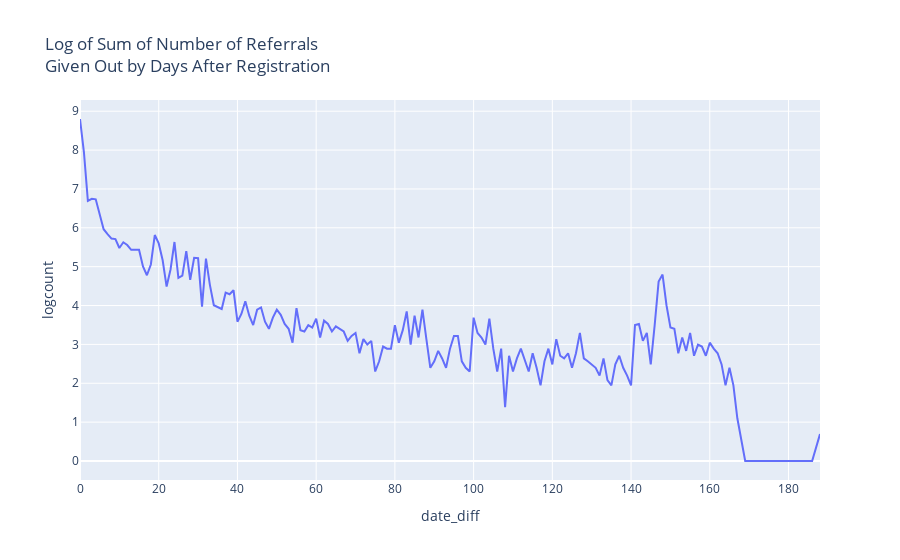

The notebook cell this image was saved under:
### Code cell
fig_sum_ref = px.line(refdate, x = 'date_diff', y = 'logcount', 
                      title = 'Log of Sum of Number of Referrals <br>Given Out by Days After Registration')

fig_sum_ref.show()

### Figure 1 — Plotly figure (JSON) as saved in the notebook; plotly's stock layout.template omitted (floating-point values rounded to 4 significant figures; data arrays with more than 128 entries replaced by an {"elided": "..."} marker saying what was removed)
{"data": [{"hovertemplate": "date_diff=%{x}<br>logcount=%{y}<extra></extra>", "legendgroup": "", "line": {"color": "#636efa", "dash": "solid"}, "mode": "lines", "name": "", "showlegend": false, "type": "scatter", "x": {"elided": "175 int values"}, "xaxis": "x", "y": {"elided": "175 float values"}, "yaxis": "y"}], "layout": {"legend": {"tracegroupgap": 0}, "title": {"text": "Log of Sum of Number of Referrals <br>Given Out by Days After Registration"}, "xaxis": {"anchor": "y", "domain": [0, 1], "title": {"text": "date_diff"}}, "yaxis": {"anchor": "x", "domain": [0, 1], "title": {"text": "logcount"}}}}
